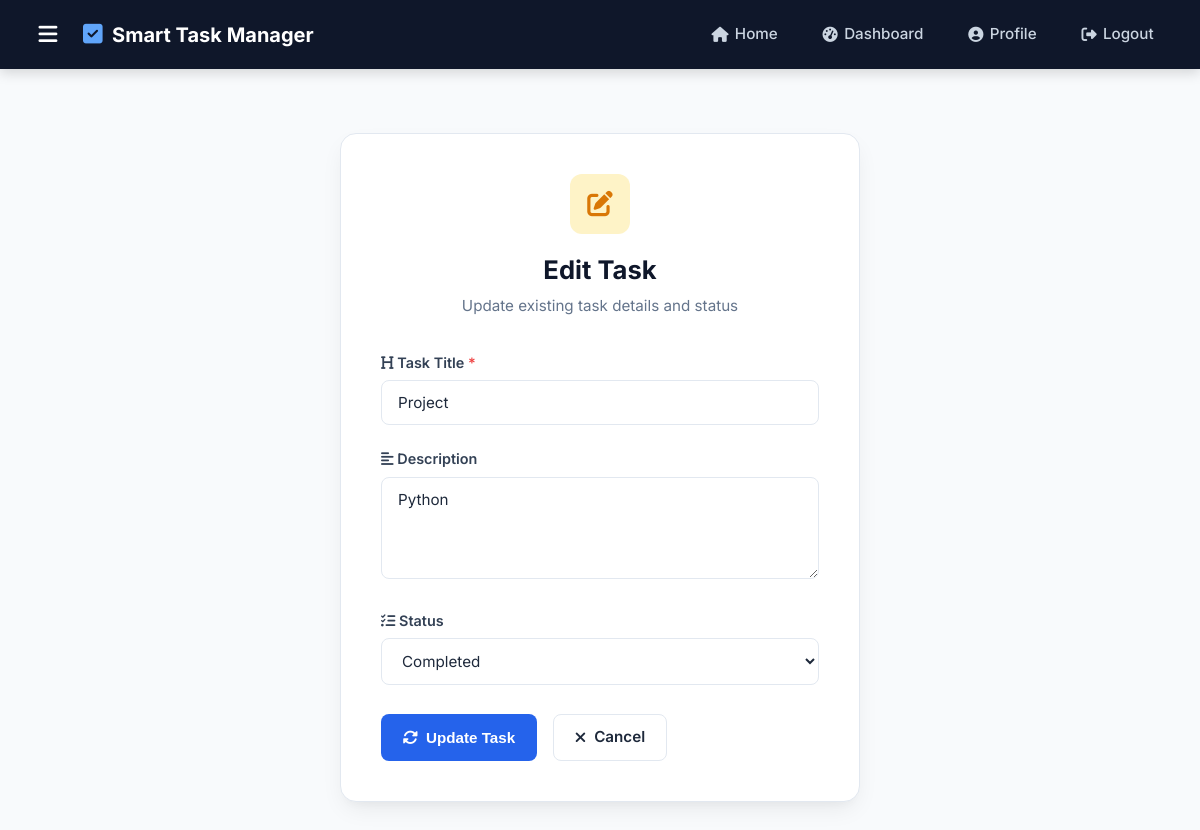
The app's page /edit_task/2 (signed in) with its own data.
### models/task.py (models this page shows)
class Task(db.Model):
    id = db.Column(db.Integer, primary_key=True)
    title = db.Column(db.String(200), nullable=False)
    description = db.Column(db.Text)
    status = db.Column(db.String(20), default="Pending")
    created_at = db.Column(db.DateTime, default=datetime.utcnow)
    user_id = db.Column(
        db.Integer,
        db.ForeignKey("user.id"),
        nullable=False
    )

### app.py (the view, shortened to what this page needs)
@app.route("/edit_task/<int:id>", methods=["GET", "POST"])
def edit_task(id):
    if "user_id" not in session:
        flash("Please login first!", "error")
        return redirect(url_for("login"))
    task = Task.query.filter_by(
        id=id,
        user_id=session["user_id"]
    ).first_or_404()
    return render_template(
        "edit_task.html",
        task=task
    )

### templates/edit_task.html (shortened to what this page needs)
{% extends "base.html" %}
{% block content %}
<div class="form-page-wrapper">
    <div class="form-card">
        <div class="form-header">
            <div class="form-header-icon icon-edit">
                <i class="fa-solid fa-pen-to-square"></i>
            </div>
            <h2>Edit Task</h2>
            <p>Update existing task details and status</p>
        </div>
        <form method="POST" action="/edit_task/{{ task.id }}" class="task-form">
            <div class="form-group">
                <label for="title">
                    <i class="fa-solid fa-heading"></i> Task Title <span class="required-star">*</span>
                </label>
                <input type="text"
                       id="title"
                       name="title"
                       class="form-control"
                       value="{{ task.title }}"
                       required>
            </div>
            <div class="form-group">
                <label for="description">
                    <i class="fa-solid fa-align-left"></i> Description
                </label>
                <textarea id="description"
                          name="description"
                          class="form-control textarea-control"
                          rows="4">{{ task.description if task.description else "" }}</textarea>
            </div>
            <div class="form-group">
                <label for="status">
                    <i class="fa-solid fa-list-check"></i> Status
                </label>
                <select id="status" name="status" class="form-control select-control">
                    <option value="Completed" {% if task.status == "Completed" %}selected{% endif %}>
                        Completed
                    </option>
                </select>
            </div>
            <div class="form-actions">
                <button type="submit" class="btn btn-primary">
                    <i class="fa-solid fa-rotate"></i> Update Task
                </button>
                <a href="/dashboard" class="btn btn-outline">
                    <i class="fa-solid fa-xmark"></i> Cancel
                </a>
            </div>
        </form>
    </div>
</div>
{% endblock %}

### static/css/style.css (style rules this page uses)
:root { --primary-color: #2563eb; --primary-hover: #1d4ed8; --primary-light: #eff6ff; --dark-navy: #0f172a; --navy-blue: #1e293b; --slate-blue: #334155; --bg-body: #f8fafc; --bg-card: #ffffff; --text-main: #1e293b; --text-muted: #64748b; --text-light: #94a3b8; --text-white: #ffffff; --status-pending-bg: #fffbe6; --status-pending-text: #d97706; --status-pending-border: #fef3c7; --status-completed-bg: #ecfdf5; --status-completed-text: #059669; --status-completed-border: #d1fae5; --alert-success-bg: #dcfce7; --alert-success-text: #15803d; --alert-danger-bg: #fee2e2; --alert-danger-text: #b91c1c; --alert-warning-bg: #fef3c7; --alert-warning-text: #b45309; --border-color: #e2e8f0; --border-radius-sm: 8px; --border-radius-md: 12px; --border-radius-lg: 16px; --border-radius-full: 9999px; --shadow-sm: 0 1px 3px rgba(0, 0, 0, 0.05); --shadow-md: 0 4px 6px -1px rgba(0, 0, 0, 0.07), 0 2px 4px -1px rgba(0, 0, 0, 0.04); --shadow-lg: 0 10px 25px -5px rgba(0, 0, 0, 0.08), 0 8px 10px -6px rgba(0, 0, 0, 0.03); --transition-fast: all 0.2s ease; --transition-normal: all 0.3s ease; }
* { margin: 0; padding: 0; box-sizing: border-box; }
body { font-family: 'Inter', system-ui, -apple-system, BlinkMacSystemFont, "Segoe UI", Roboto, sans-serif; background-color: var(--bg-body); color: var(--text-main); line-height: 1.6; display: flex; flex-direction: column; min-height: 100vh; }
a { text-decoration: none; color: inherit; transition: var(--transition-fast); }
.btn { display: inline-flex; align-items: center; justify-content: center; gap: 0.5rem; padding: 0.65rem 1.3rem; font-size: 0.95rem; font-weight: 600; border-radius: var(--border-radius-sm); border: 1px solid transparent; cursor: pointer; transition: var(--transition-fast); }
.btn-primary { background-color: var(--primary-color); color: var(--text-white); }
.btn-outline { background-color: transparent; border-color: var(--border-color); color: var(--text-main); }
.form-page-wrapper, .auth-page-wrapper { display: flex; align-items: center; justify-content: center; padding: 3rem 1.5rem; min-height: calc(100vh - 150px); }
.form-card, .auth-card { background-color: var(--bg-card); width: 100%; max-width: 520px; padding: 2.5rem; border-radius: var(--border-radius-lg); border: 1px solid var(--border-color); box-shadow: var(--shadow-lg); }
.form-header, .auth-header { text-align: center; margin-bottom: 2rem; }
.form-header-icon, .auth-icon { width: 60px; height: 60px; border-radius: var(--border-radius-md); background-color: var(--primary-light); color: var(--primary-color); display: flex; align-items: center; justify-content: center; font-size: 1.6rem; margin: 0 auto 1rem auto; }
.icon-edit { background-color: #fef3c7; color: #d97706; }
.form-header h2, .auth-header h2 { font-size: 1.6rem; font-weight: 700; color: var(--dark-navy); }
.form-header p, .auth-header p { color: var(--text-muted); font-size: 0.95rem; margin-top: 0.2rem; }
.form-group { margin-bottom: 1.4rem; }
.form-group label { display: block; font-weight: 600; font-size: 0.9rem; color: var(--slate-blue); margin-bottom: 0.4rem; }
.required-star { color: #ef4444; }
.form-control { width: 100%; padding: 0.75rem 1rem; font-size: 0.95rem; font-family: inherit; border-radius: var(--border-radius-sm); border: 1px solid var(--border-color); background-color: #ffffff; color: var(--text-main); transition: var(--transition-fast); }
.textarea-control { resize: vertical; }
.select-control { cursor: pointer; }
.form-actions { display: flex; gap: 1rem; margin-top: 1.8rem; }

### records on screen
Task: title "Project", description "Python", status "Completed"
